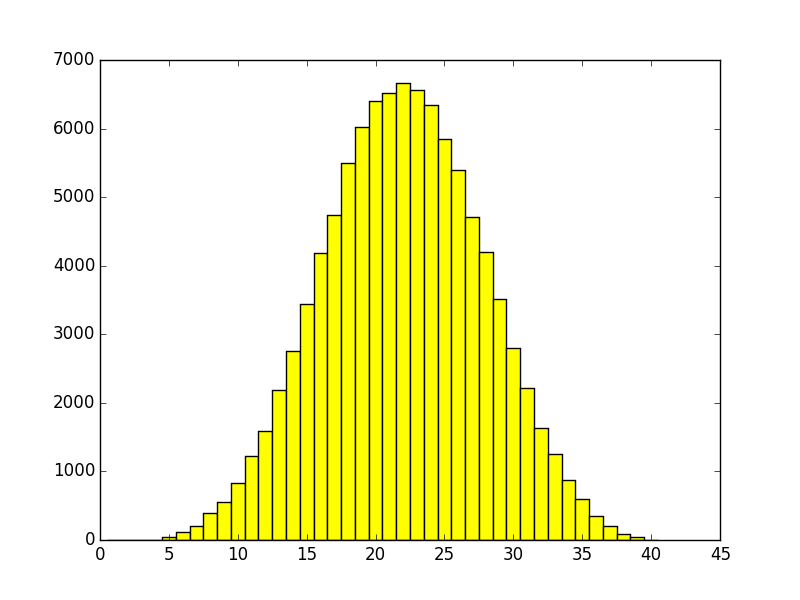

Write Python code to recreate this figure.
import matplotlib.pyplot as pyplot

import random

data1=[0]*40
pos1=list()
for k in range(40):
    pos1.append(k+1)

for i in range(100000):
    a=random.randint(1,10)
    b=random.randint(1,10)
    c=random.randint(1,10)
    d=random.randint(1,10)
    e=a+b+c+d
    for j in range(40):
        if e==pos1[j]:
            data1[j]+=1
    
 
bar1 = pyplot.bar(pos1, data1, width=1, color='yellow', align='center')
 
pyplot.savefig('exercise3.png')
